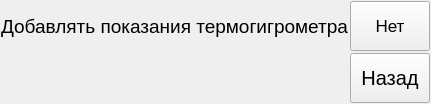
      <widget class="QWidget" name="pageReport">
       <property name="cursor">
        <cursorShape>BlankCursor</cursorShape>
       </property>
       <layout class="QHBoxLayout" name="horizontalLayout">
        <property name="spacing">
         <number>1</number>
        </property>
        <property name="leftMargin">
         <number>1</number>
        </property>
        <property name="topMargin">
         <number>1</number>
        </property>
        <property name="rightMargin">
         <number>1</number>
        </property>
        <property name="bottomMargin">
         <number>1</number>
        </property>
        <item>
         <layout class="QGridLayout" name="gridLayout_11">
          <property name="spacing">
           <number>2</number>
          </property>
          <item row="0" column="0">
           <widget class="QLabel" name="label_9">
            <property name="sizePolicy">
             <sizepolicy hsizetype="Expanding" vsizetype="Expanding">
              <horstretch>0</horstretch>
              <verstretch>0</verstretch>
             </sizepolicy>
            </property>
            <property name="font">
             <font>
              <pointsize>14</pointsize>
             </font>
            </property>
            <property name="cursor">
             <cursorShape>BlankCursor</cursorShape>
            </property>
            <property name="text">
             <string>Добавлять показания термогигрометра</string>
            </property>
           </widget>
          </item>
          <item row="1" column="1">
           <widget class="QPushButton" name="pbBack6">
            <property name="sizePolicy">
             <sizepolicy hsizetype="Expanding" vsizetype="Fixed">
              <horstretch>0</horstretch>
              <verstretch>0</verstretch>
             </sizepolicy>
            </property>
            <property name="minimumSize">
             <size>
              <width>0</width>
              <height>50</height>
             </size>
            </property>
            <property name="font">
             <font>
              <pointsize>15</pointsize>
             </font>
            </property>
            <property name="cursor">
             <cursorShape>BlankCursor</cursorShape>
            </property>
            <property name="text">
             <string>Назад</string>
            </property>
           </widget>
          </item>
          <item row="0" column="1">
           <widget class="QPushButton" name="pbTermoHumValue">
            <property name="sizePolicy">
             <sizepolicy hsizetype="Expanding" vsizetype="Fixed">
              <horstretch>0</horstretch>
              <verstretch>0</verstretch>
             </sizepolicy>
            </property>
            <property name="minimumSize">
             <size>
              <width>0</width>
              <height>50</height>
             </size>
            </property>
            <property name="font">
             <font>
              <pointsize>13</pointsize>
             </font>
            </property>
            <property name="cursor">
             <cursorShape>BlankCursor</cursorShape>
            </property>
            <property name="text">
             <string>Нет</string>
            </property>
           </widget>
          </item>
         </layout>
        </item>
       </layout>
      </widget>
